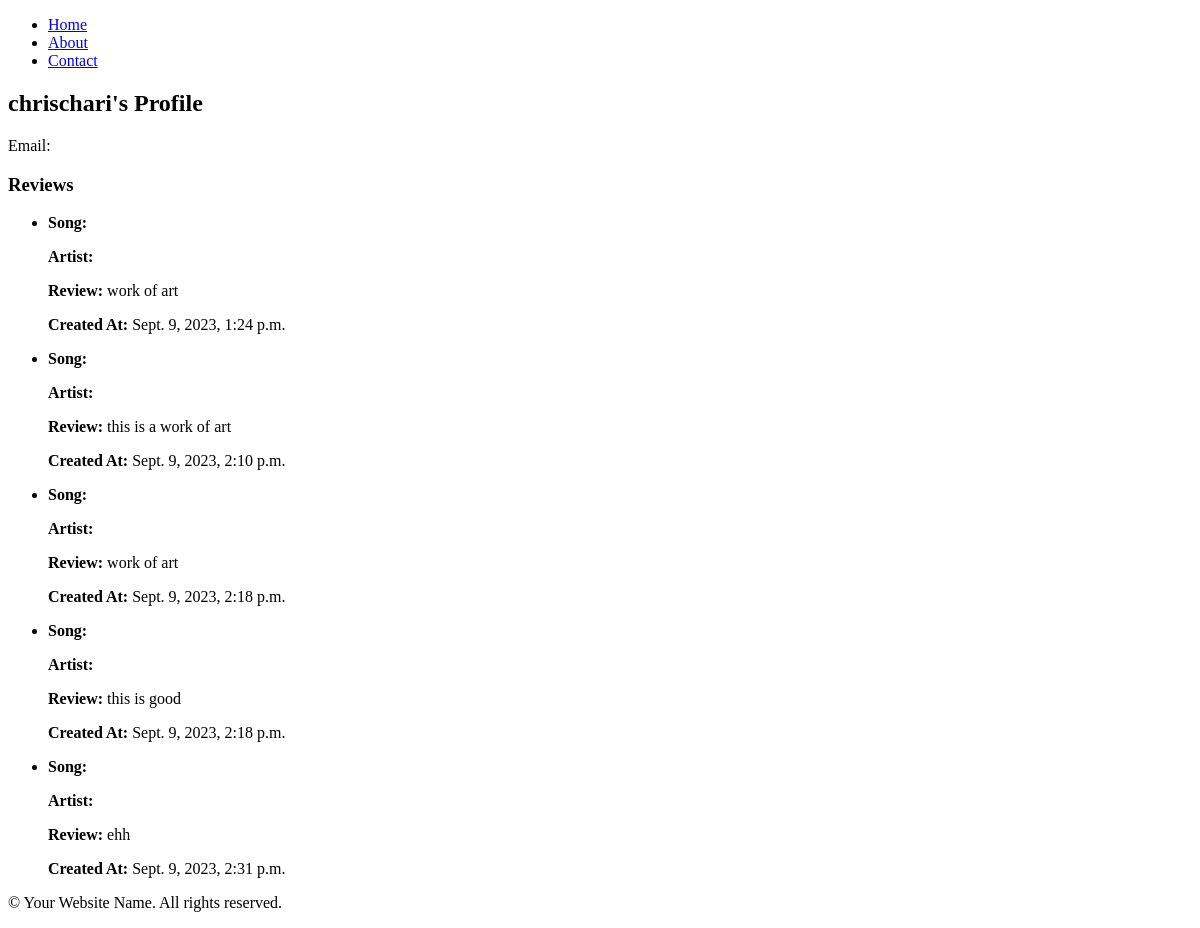
The page /profile/ (signed in) on the database as committed earlier.
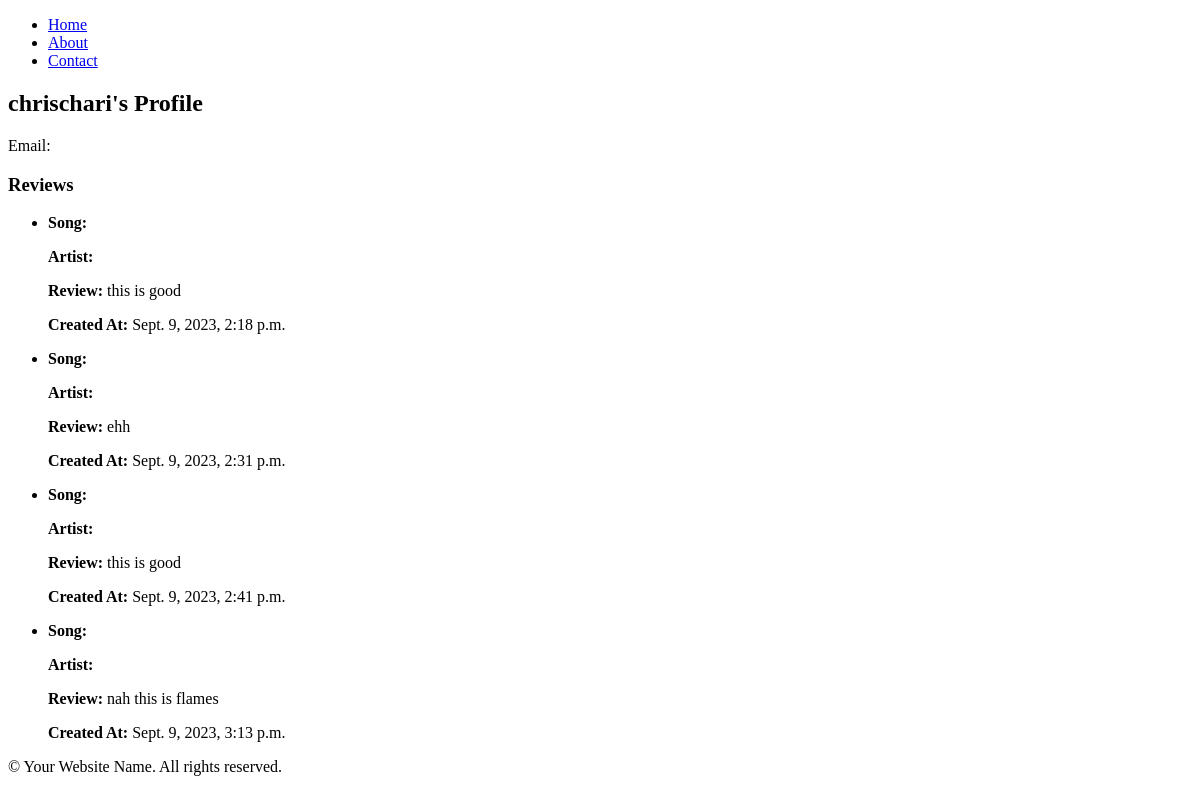
The same page on the database as committed later.
### putyouon/models.py (models this page shows, shortened)
class Review(models.Model):
    review_id = models.AutoField(primary_key=True)
    user = models.ForeignKey(User, on_delete=models.CASCADE)
    song_id = models.CharField(max_length=50)
    review_text = models.TextField()
    created_at = models.DateTimeField(auto_now_add=True)

### putyouon/views.py (the view)
# urls.py: path('profile/', views.profile_view, name='profile'),
def profile_view(request):
    reviews = Review.objects.filter(user=request.user)
    client_credentials_manager = SpotifyClientCredentials(
        client_id=settings.SPOTIFY_API['CLIENT_ID'],
        client_secret=settings.SPOTIFY_API['CLIENT_SECRET']
    )
    sp = spotipy.Spotify(client_credentials_manager=client_credentials_manager)
    reviewed_songs = []
    for review in reviews:
        try:
            song_details = sp.track(review.song_id)
        except spotipy.exceptions.SpotifyException as e:
            song_details = None
        song_info = {
            'title': song_details['name'] if song_details else '',
            'artist': song_details['artists'][0]['name'] if song_details else '',
        }
        reviewed_songs.append(song_info)
    return render(request, 'profile.html', {'reviews': reviews, 'reviewed_songs': reviewed_songs})

### putyouon/templates/profile.html
{% extends 'base.html' %}
{% block content %}
<div class="profile">
    <h2>{{ user.username }}'s Profile</h2>
    <p>Email: {{ user.email }}</p>
    <h3>Reviews</h3>
    <ul>
        {% for review in reviews %}
            <li>
                <p><strong>Song:</strong> {{ reviewed_songs.forloop.counter0.title }}</p>
                <p><strong>Artist:</strong> {{ reviewed_songs.forloop.counter0.artist }}</p>
                <p><strong>Review:</strong> {{ review.review_text }}</p>
                <p><strong>Created At:</strong> {{ review.created_at }}</p>
            </li>
        {% endfor %}
    </ul>
</div>
{% endblock %}

### putyouon/templates/base.html (shortened to what this page needs)
<!DOCTYPE html>
<html lang="en">
<head>
</head>
<body>
    <header>
        <nav>
            <ul>
                <li><a href="/">Home</a></li>
                <li><a href="/about/">About</a></li>
                <li><a href="/contact/">Contact</a></li>
            </ul>
        </nav>
    </header>
    <main>
        <div class="container">
            {% block content %}{% endblock %}
        </div>
    </main>
    <footer>
        <p>&copy; {{ year|date:"Y" }} Your Website Name. All rights reserved.</p>
    </footer>
</body>
</html>

Rows that differ between the two databases and show on the page:
removed Review: review_text "work of art", created_at "Sept. 9, 2023, 1:24 p.m."
removed Review: review_text "this is a work of art", created_at "Sept. 9, 2023, 2:10 p.m."
removed Review: review_text "work of art", created_at "Sept. 9, 2023, 2:18 p.m."
added Review: review_text "this is good", created_at "Sept. 9, 2023, 2:41 p.m."
added Review: review_text "nah this is flames", created_at "Sept. 9, 2023, 3:13 p.m."
